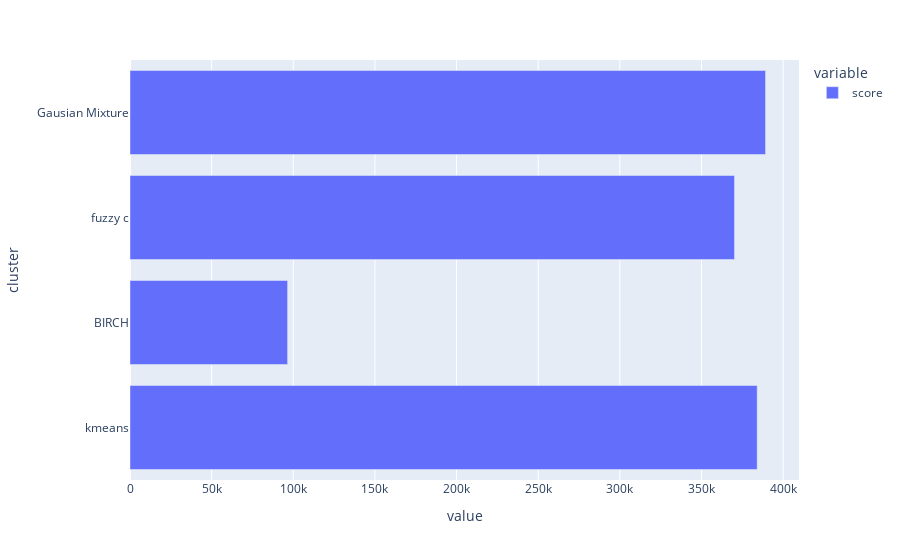

Notebook code for this chart:
### Code cell
fig = px.bar(m, orientation='h')
fig.show()

### Figure 1 — Plotly figure (JSON) as saved in the notebook; plotly's stock layout.template omitted (floating-point values rounded to 4 significant figures)
{"data": [{"alignmentgroup": "True", "hovertemplate": "variable=score<br>value=%{x}<br>cluster=%{y}<extra></extra>", "legendgroup": "score", "marker": {"color": "#636efa", "pattern": {"shape": ""}}, "name": "score", "offsetgroup": "score", "orientation": "h", "showlegend": true, "textposition": "auto", "type": "bar", "x": [384100.0, 96520.0, 370200.0, 389200.0], "xaxis": "x", "y": ["kmeans", "BIRCH", "fuzzy c", "Gausian Mixture"], "yaxis": "y"}], "layout": {"barmode": "relative", "legend": {"title": {"text": "variable"}, "tracegroupgap": 0}, "margin": {"t": 60}, "xaxis": {"anchor": "y", "domain": [0, 1], "title": {"text": "value"}}, "yaxis": {"anchor": "x", "domain": [0, 1], "title": {"text": "cluster"}}}}
